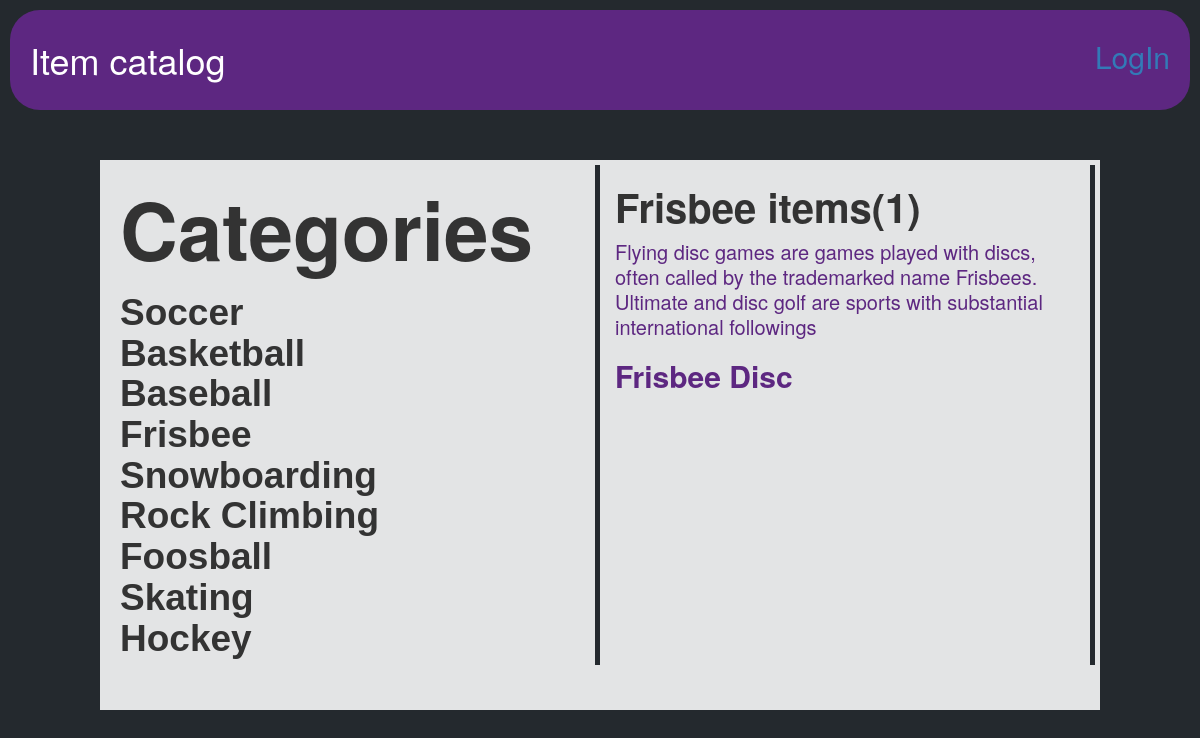
Page /catalog/Frisbee on the committed database.
### sports_database.py (models this page shows, shortened)
class Categories(Base):
    __tablename__ = 'categories'
    id = Column(Integer, primary_key=True)
    name = Column(String(250), nullable=False)
    description_cat = Column(String(250))
    user_id = Column(Integer, ForeignKey('user.id'))
    user = relationship(User)

class LatestItem(Base):
    __tablename__ = 'latest_item'
    title = Column(String(80), nullable=False)
    time_created = Column(DateTime(timezone=True), default=datetime.utcnow)
    time_updated = Column(DateTime(timezone=True), onupdate=datetime.utcnow)
    id = Column(Integer, primary_key=True)
    description = Column(String(250))
    item_category = Column(String(250))
    category_id = Column(Integer, ForeignKey('categories.id'))
    categories = relationship(Categories)
    user_id = Column(Integer, ForeignKey('user.id'))
    user = relationship(User)

### catalog.py (the view)
@app.route('/catalog/<string:sport_name>')
def sportMenu(sport_name):
    sport_unique = session.query(Categories)
    sport = session.query(Categories).filter_by(name=sport_name).first()
    sport_id = sport.id
    items = session.query(LatestItem).filter_by(category_id=sport_id).all()
    count = session.query(LatestItem).filter_by(category_id=sport_id).count()
    return render_template('item_menu.html', items=items, sport=sport,
                           count=count, sport_unique=sport_unique)

### templates/item_menu.html
{% extends "main.html" %}
{% block content %}
{% include "header.html" %}
<div class="row" style="border: 5px #e3e4e5 solid; margin: 50px 100px; height: 550px; background-color: #e3e4e5;">
	<div class="col-md-6" style="height: 500px; line-height: 40px; border-right: 5px #24292e solid">
		<h1 style="font-size: 80px; font-weight: 700">Categories</h1>
		<h1 style="font-size: 37px; font-family: Helvetica; font-weight: 600; color: #333333">
		{% for i in sport_unique %}
			<a style="text-decoration: none; color: #333333" href="{{url_for('sportMenu', sport_name=i.name) }}">{{i.name}}
			</a><br>
		{% endfor %}
		</h1>
	</div>
	<div class="col-md-6" style="height: 500px; line-height: 25px; border-right: 5px #24292e solid">
		<h1 style="font-size: 40px; font-weight: 700">{{sport.name}} items({{count}})</h1>
		<p style="font-size: 20px; color: #5d2781">{{sport.description_cat}}</p>
		{% for j in items %}
			<a style="text-decoration: none; color: #5d2781" href="{{url_for('itemInfo', sport_name=sport.name, item_name=j.title) }}"><h1 style="font-size: 30px; font-weight: 700">{{j.title}}</h1>
		{% endfor %}
	</div>
</div>
{% endblock %}

### rows in the picture
Categories: name "Soccer"
Categories: name "Basketball"
Categories: name "Baseball"
Categories: name "Frisbee", description_cat "Flying disc games are games played with discs, often called by the trademarked name Frisbees. Ultimate and disc golf are sports with substantial international followings"
Categories: name "Snowboarding"
Categories: name "Rock Climbing"
Categories: name "Foosball"
Categories: name "Skating"
Categories: name "Hockey"
LatestItem: title "Frisbee Disc"

### other values in the picture
{{ count }} "1"
